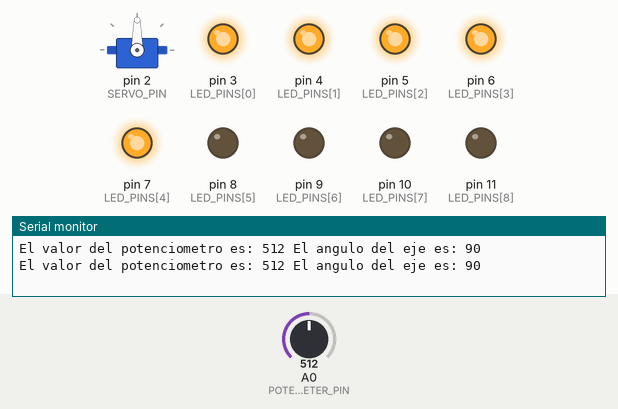
The sketch below on a simulated Arduino Uno, built with avr-gcc and run on an emulated ATmega328P. Parts: servo, output pins drawn as LEDs (lit = HIGH), the last lines printed to the serial monitor. Inputs (shaded band) come from the test bench; at power-on: A0 (POTENTIOMETER_PIN) = 512.

Above: at 2.8 s.
2.9 s: A0 (POTENTIOMETER_PIN) set to 7
At 4.5 s:
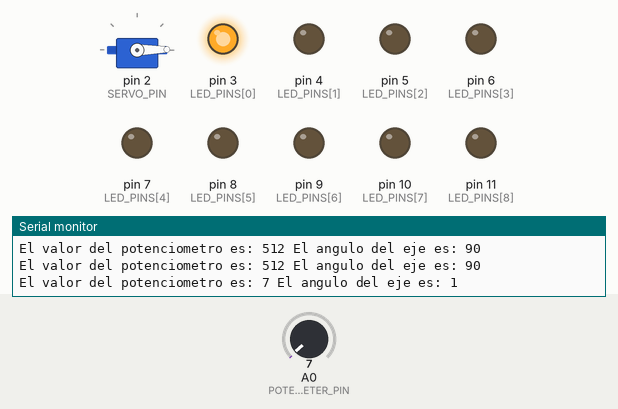
8.9 s: A0 (POTENTIOMETER_PIN) set to 4
At 10.4 s:
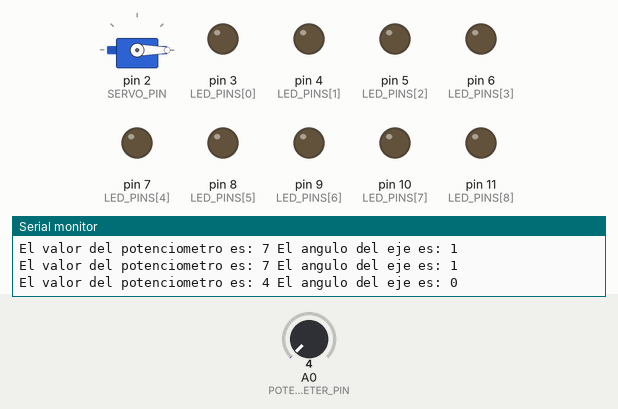
11.6 s: A0 (POTENTIOMETER_PIN) set to 122
At 13.1 s:
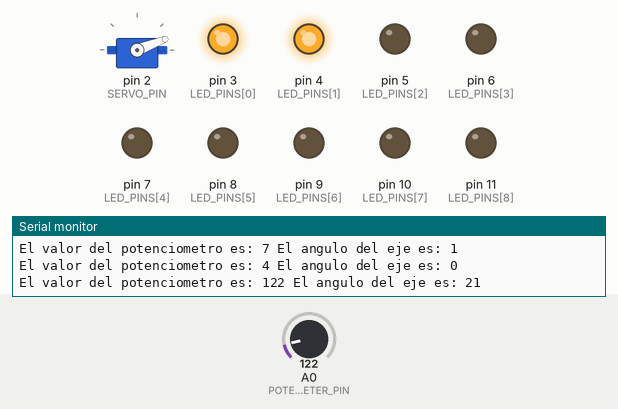
17.5 s: A0 (POTENTIOMETER_PIN) set to 306
At 19.0 s:
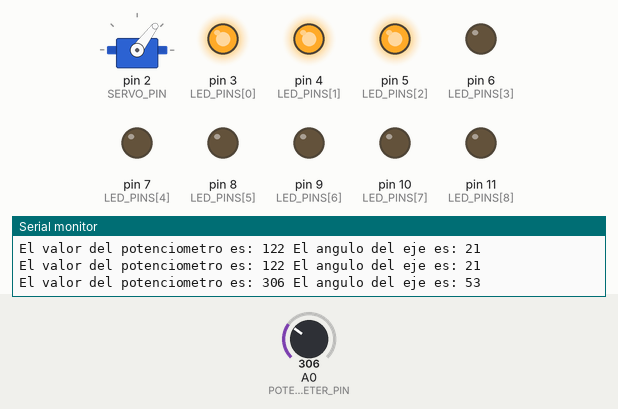
23.5 s: A0 (POTENTIOMETER_PIN) set to 716
At 24.9 s:
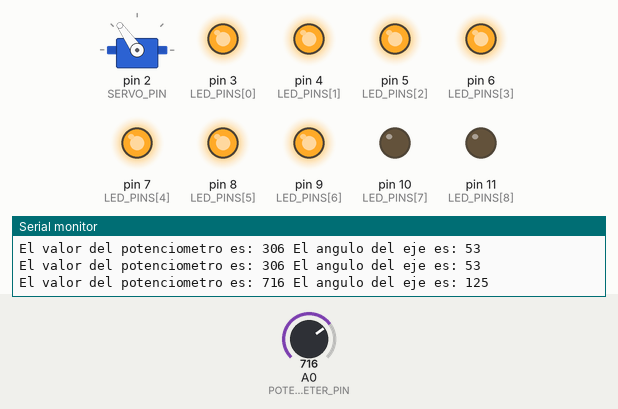
29.5 s: A0 (POTENTIOMETER_PIN) set to 0
At 30.8 s:
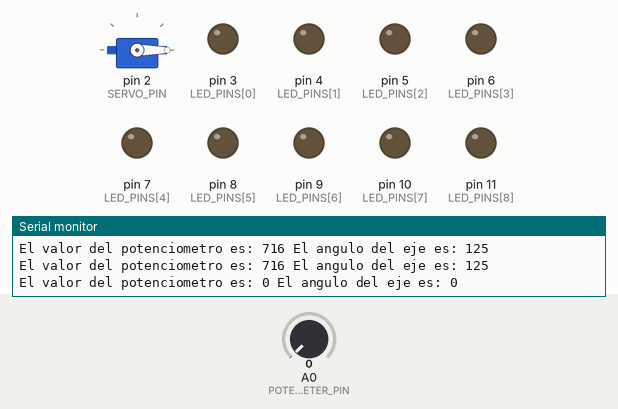
Timing chart, 0 to 32.5 s (numbered marks = the images above; inputs shaded):
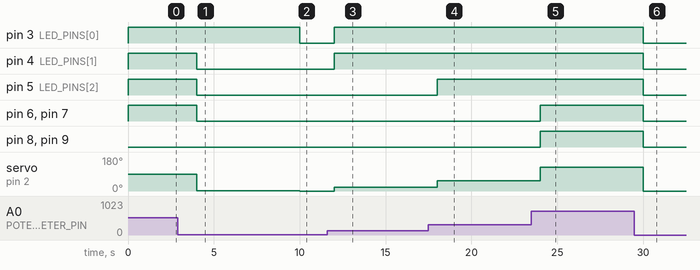

Measured:
- the behaviour switches between 6 and 5 on A0 (POTENTIOMETER_PIN) (found by bisection; images 1 and 2)
- after the input at 2.9 s, pin 4 (LED_PINS[1]), pin 5 (LED_PINS[2]), pin 6 (LED_PINS[3]), pin 7 (LED_PINS[4]): HIGH → LOW after 1.1 s; servo on pin 2 (SERVO_PIN): 90° → 1° after 1.1 s
- after the input at 8.9 s, pin 3 (LED_PINS[0]): HIGH → LOW after 1.1 s; servo on pin 2 (SERVO_PIN): 1° → 0° after 1.1 s
- after the input at 11.6 s, pin 3 (LED_PINS[0]), pin 4 (LED_PINS[1]): LOW → HIGH after 0.41 s; servo on pin 2 (SERVO_PIN): 0° → 21° after 0.41 s
- after the input at 17.5 s, pin 5 (LED_PINS[2]): LOW → HIGH after 0.51 s; servo on pin 2 (SERVO_PIN): 21° → 53° after 0.51 s
- after the input at 23.5 s, pin 6 (LED_PINS[3]), pin 7 (LED_PINS[4]), pin 8 (LED_PINS[5]), pin 9 (LED_PINS[6]): LOW → HIGH after 0.51 s; servo on pin 2 (SERVO_PIN): 53° → 125° after 0.51 s
- after the input at 29.5 s, pin 3 (LED_PINS[0]), pin 4 (LED_PINS[1]), pin 5 (LED_PINS[2]), pin 6 (LED_PINS[3]), pin 7 (LED_PINS[4]), pin 8 (LED_PINS[5]), pin 9 (LED_PINS[6]): HIGH → LOW after 0.52 s; servo on pin 2 (SERVO_PIN): 125° → 0° after 0.52 s

The sketch:

Actividad2.ino
```cpp
#include <Servo.h>
Servo SERVOMOTOR;
const byte POTENTIOMETER_PIN = A0;
const byte SERVO_PIN = 2;
const byte LED_PINS[9] = {3, 4, 5, 6, 7, 8, 9, 10, 11};

void setup()
{
  SERVOMOTOR.attach(SERVO_PIN);
  Serial.begin(9600);
  for (byte i = 0; i < 9; i++) {
    pinMode(LED_PINS[i], OUTPUT);
  }
  turnOffLeds();
}

void loop()
{
  int angle = moveServo();
  useLeds(angle);
  delay(2000);
  turnOffLeds();
}

int moveServo() {
  int value = analogRead(POTENTIOMETER_PIN);
  int ang = map(value, 0, 1023, 0, 180);
  SERVOMOTOR.write(ang);
  Serial.print("El valor del potenciometro es: ");
  Serial.print(value);
  Serial.print(" El angulo del eje es: ");
  Serial.println(ang);
  return ang;
}

void useLeds(int ang) {
  if (ang > 0) {
    int temp = 0;
    while (ang > temp) {
      digitalWrite(temp / 20 + 3, HIGH);
      temp += 20;
    }
  }
}

void turnOffLeds() {
  for (byte i = 0; i < 9; i++) {
    digitalWrite(LED_PINS[i], LOW);
  }
}
```
